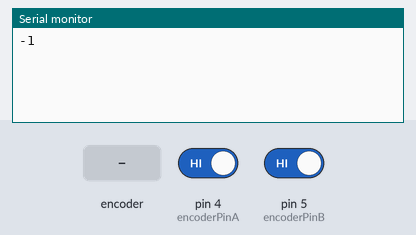
A sketch run on a simulated Arduino Uno, built with avr-gcc and run on an emulated ATmega328P. Shown: the last lines printed to the serial monitor. Inputs (shaded band) come from the test bench; at power-on: pin 4 (encoderPinA) HIGH, pin 5 (encoderPinB) HIGH.

Above: at 1.2 s.
1.3 s: rotary encoder on pin 4 (encoderPinA) / pin 5 (encoderPinB) turned 1 step (first pin leading)
At 2.6 s:
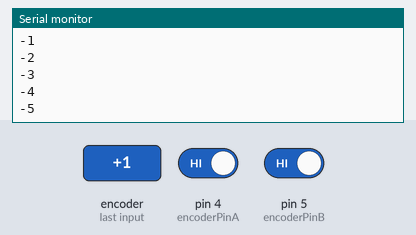
3.0 s: rotary encoder on pin 4 (encoderPinA) / pin 5 (encoderPinB) turned 1 step (first pin leading)
At 3.9 s:
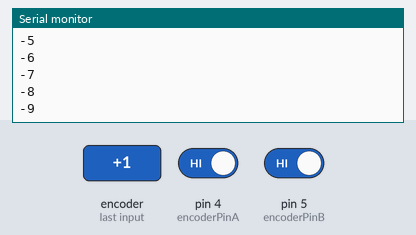
Timing chart, 0 to 6.0 s (numbered marks = the images above; inputs shaded):
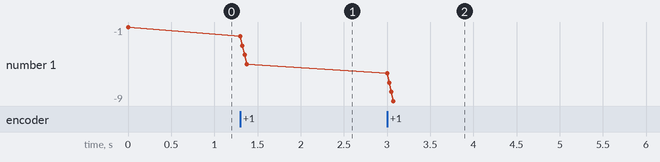

Measured:
- after the input at 1.3 s, the serial monitor: prints a new line at once (image 1)
- after the input at 3.0 s, the serial monitor: prints a new line at once (image 2)
- plotted number 1: -1 → -5 after the input at 1.3 s, -5 → -9 after the input at 3.0 s

The sketch:

encoder_wo_Interrupt.ino
```cpp
#include <Wire.h>

// Pin definitions for rotary encoder
const int encoderPinA = 4;
const int encoderPinB = 5;

// State tracking variables
int previousEncoderState = 0;
int currentEncoderState = 0;
int encoderPosition = 0;

void setup() {
// Set up rotary encoder pins as inputs
pinMode(encoderPinA, INPUT);
pinMode(encoderPinB, INPUT);

// Start serial communication
Serial.begin(9600);
}

void loop() {
// Read the state of the rotary encoder
previousEncoderState = currentEncoderState;
currentEncoderState = digitalRead(encoderPinA) << 1 | digitalRead(encoderPinB);

// Check for rotary encoder movement
if (previousEncoderState != currentEncoderState) {
// Determine the direction of the rotary encoder
if ((previousEncoderState == 0b00 && currentEncoderState == 0b01) ||
(previousEncoderState == 0b01 && currentEncoderState == 0b11) ||
(previousEncoderState == 0b11 && currentEncoderState == 0b10) ||
(previousEncoderState == 0b10 && currentEncoderState == 0b00)) {
// Encoder is turning clockwise
encoderPosition++;
} else {
// Encoder is turning counterclockwise
encoderPosition--;
}
Serial.println(encoderPosition);
}
}
```
